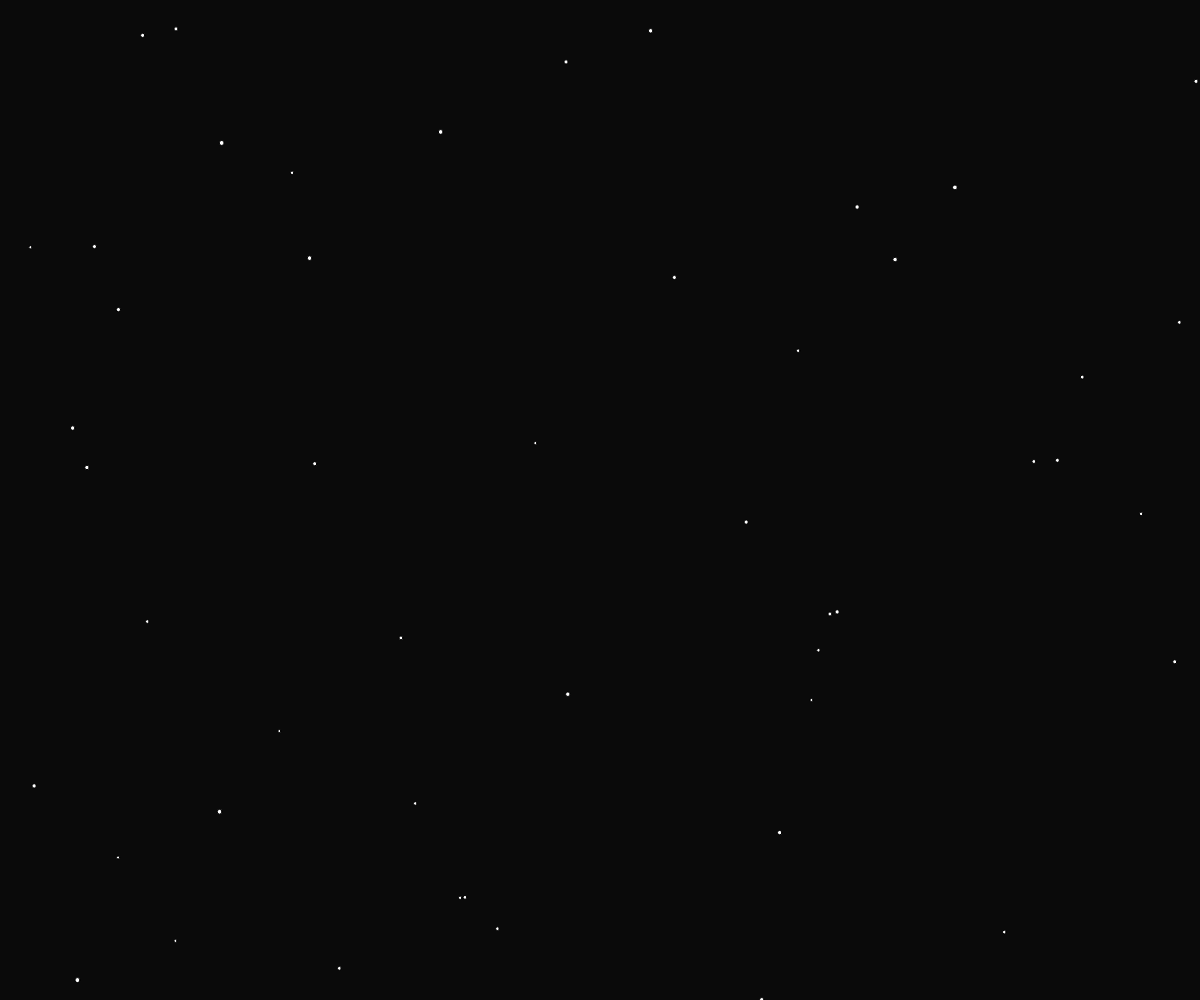
Frame 1 (no input)
Frame 60 (no input): identical to frame 1, image omitted
Frame 120 (the mouse pressed at the canvas centre since frame 60): identical to frame 1, image omitted

The p5.js sketch that drew this single still picture (run headless with seeded random() and noise() and a simulated clock; from frame 60 on, the mouse is pressed at the canvas centre):

// p5.js sketch
// ── sketch.js
let x = 0; 
let y = 300;
let size = 85;
let speed = 5;

function setup() {
    createCanvas(windowWidth, windowHeight);
    background(10);

    for (let i =50; i>1; i--) {
        ellipse(random(width), random(height), random(3,5));
    }
}

function draw(){
    stroke("none");

}
